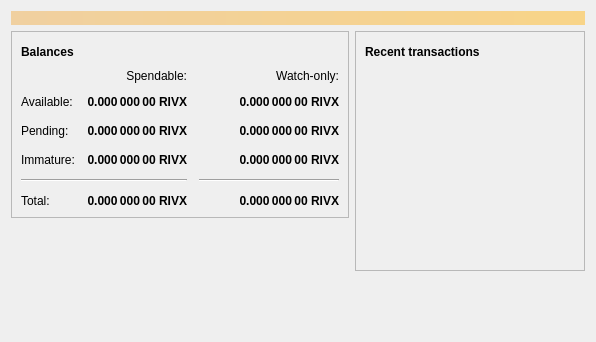
<?xml version="1.0" encoding="UTF-8"?>
<ui version="4.0">
 <class>OverviewPage</class>
 <widget class="QWidget" name="OverviewPage">
  <property name="geometry">
   <rect>
    <x>0</x>
    <y>0</y>
    <width>596</width>
    <height>342</height>
   </rect>
  </property>
  <property name="windowTitle">
   <string>Form</string>
  </property>
  <layout class="QVBoxLayout" name="topLayout">
   <item>
    <widget class="QLabel" name="labelAlerts">
     <property name="visible">
      <bool>false</bool>
     </property>
     <property name="styleSheet">
      <string notr="true">QLabel { background-color: qlineargradient(x1: 0, y1: 0, x2: 1, y2: 0, stop:0 #F0D0A0, stop:1 #F8D488); color:#000000; }</string>
     </property>
     <property name="wordWrap">
      <bool>true</bool>
     </property>
     <property name="margin">
      <number>3</number>
     </property>
     <property name="textInteractionFlags">
      <set>Qt::TextSelectableByMouse</set>
     </property>
    </widget>
   </item>
   <item>
    <layout class="QHBoxLayout" name="horizontalLayout" stretch="1,1">
     <item>
      <layout class="QVBoxLayout" name="verticalLayout_2">
       <item>
        <widget class="QFrame" name="frame">
         <property name="frameShape">
          <enum>QFrame::StyledPanel</enum>
         </property>
         <property name="frameShadow">
          <enum>QFrame::Raised</enum>
         </property>
         <layout class="QVBoxLayout" name="verticalLayout_4">
          <item>
           <layout class="QHBoxLayout" name="horizontalLayout_4">
            <item>
             <widget class="QLabel" name="label_5">
              <property name="font">
               <font>
                <weight>75</weight>
                <bold>true</bold>
               </font>
              </property>
              <property name="text">
               <string>Balances</string>
              </property>
             </widget>
            </item>
            <item>
             <widget class="QPushButton" name="labelWalletStatus">
              <property name="enabled">
               <bool>true</bool>
              </property>
              <property name="maximumSize">
               <size>
                <width>30</width>
                <height>16777215</height>
               </size>
              </property>
              <property name="toolTip">
               <string>The displayed information may be out of date. Your wallet automatically synchronizes with the Bitcoin network after a connection is established, but this process has not completed yet.</string>
              </property>
              <property name="text">
               <string/>
              </property>
              <property name="icon">
               <iconset resource="../bitcoin.qrc">
                <normaloff>:/icons/warning</normaloff>
                <disabledoff>:/icons/warning</disabledoff>:/icons/warning</iconset>
              </property>
              <property name="iconSize">
               <size>
                <width>24</width>
                <height>24</height>
               </size>
              </property>
              <property name="flat">
               <bool>true</bool>
              </property>
             </widget>
            </item>
            <item>
             <spacer name="horizontalSpacer_3">
              <property name="orientation">
               <enum>Qt::Horizontal</enum>
              </property>
              <property name="sizeHint" stdset="0">
               <size>
                <width>40</width>
                <height>20</height>
               </size>
              </property>
             </spacer>
            </item>
           </layout>
          </item>
          <item>
           <layout class="QGridLayout" name="gridLayout">
            <property name="spacing">
             <number>12</number>
            </property>
            <item row="2" column="2">
             <widget class="QLabel" name="labelWatchPending">
              <property name="font">
               <font>
                <weight>75</weight>
                <bold>true</bold>
               </font>
              </property>
              <property name="cursor">
               <cursorShape>IBeamCursor</cursorShape>
              </property>
              <property name="toolTip">
               <string>Unconfirmed transactions to watch-only addresses</string>
              </property>
              <property name="text">
               <string notr="true">0.000 000 00 RIVX</string>
              </property>
              <property name="alignment">
               <set>Qt::AlignRight|Qt::AlignTrailing|Qt::AlignVCenter</set>
              </property>
              <property name="textInteractionFlags">
               <set>Qt::LinksAccessibleByMouse|Qt::TextSelectableByKeyboard|Qt::TextSelectableByMouse</set>
              </property>
             </widget>
            </item>
            <item row="2" column="1">
             <widget class="QLabel" name="labelUnconfirmed">
              <property name="font">
               <font>
                <weight>75</weight>
                <bold>true</bold>
               </font>
              </property>
              <property name="cursor">
               <cursorShape>IBeamCursor</cursorShape>
              </property>
              <property name="toolTip">
               <string>Total of transactions that have yet to be confirmed, and do not yet count toward the spendable balance</string>
              </property>
              <property name="text">
               <string notr="true">0.000 000 00 RIVX</string>
              </property>
              <property name="alignment">
               <set>Qt::AlignRight|Qt::AlignTrailing|Qt::AlignVCenter</set>
              </property>
              <property name="textInteractionFlags">
               <set>Qt::LinksAccessibleByMouse|Qt::TextSelectableByKeyboard|Qt::TextSelectableByMouse</set>
              </property>
             </widget>
            </item>
            <item row="3" column="2">
             <widget class="QLabel" name="labelWatchImmature">
              <property name="font">
               <font>
                <weight>75</weight>
                <bold>true</bold>
               </font>
              </property>
              <property name="cursor">
               <cursorShape>IBeamCursor</cursorShape>
              </property>
              <property name="toolTip">
               <string>Mined balance in watch-only addresses that has not yet matured</string>
              </property>
              <property name="text">
               <string notr="true">0.000 000 00 RIVX</string>
              </property>
              <property name="alignment">
               <set>Qt::AlignRight|Qt::AlignTrailing|Qt::AlignVCenter</set>
              </property>
              <property name="textInteractionFlags">
               <set>Qt::LinksAccessibleByMouse|Qt::TextSelectableByKeyboard|Qt::TextSelectableByMouse</set>
              </property>
             </widget>
            </item>
            <item row="4" column="0" colspan="2">
             <widget class="Line" name="line">
              <property name="orientation">
               <enum>Qt::Horizontal</enum>
              </property>
             </widget>
            </item>
            <item row="4" column="2">
             <widget class="Line" name="lineWatchBalance">
              <property name="sizePolicy">
               <sizepolicy hsizetype="Preferred" vsizetype="Fixed">
                <horstretch>0</horstretch>
                <verstretch>0</verstretch>
               </sizepolicy>
              </property>
              <property name="minimumSize">
               <size>
                <width>140</width>
                <height>0</height>
               </size>
              </property>
              <property name="orientation">
               <enum>Qt::Horizontal</enum>
              </property>
             </widget>
            </item>
            <item row="5" column="0">
             <widget class="QLabel" name="labelTotalText">
              <property name="text">
               <string>Total:</string>
              </property>
             </widget>
            </item>
            <item row="3" column="1">
             <widget class="QLabel" name="labelImmature">
              <property name="font">
               <font>
                <weight>75</weight>
                <bold>true</bold>
               </font>
              </property>
              <property name="cursor">
               <cursorShape>IBeamCursor</cursorShape>
              </property>
              <property name="toolTip">
               <string>Mined balance that has not yet matured</string>
              </property>
              <property name="text">
               <string notr="true">0.000 000 00 RIVX</string>
              </property>
              <property name="alignment">
               <set>Qt::AlignRight|Qt::AlignTrailing|Qt::AlignVCenter</set>
              </property>
              <property name="textInteractionFlags">
               <set>Qt::LinksAccessibleByMouse|Qt::TextSelectableByKeyboard|Qt::TextSelectableByMouse</set>
              </property>
             </widget>
            </item>
            <item row="2" column="3">
             <spacer name="horizontalSpacer_2">
              <property name="orientation">
               <enum>Qt::Horizontal</enum>
              </property>
              <property name="sizeHint" stdset="0">
               <size>
                <width>40</width>
                <height>20</height>
               </size>
              </property>
             </spacer>
            </item>
            <item row="3" column="0">
             <widget class="QLabel" name="labelImmatureText">
              <property name="text">
               <string>Immature:</string>
              </property>
             </widget>
            </item>
            <item row="5" column="1">
             <widget class="QLabel" name="labelTotal">
              <property name="font">
               <font>
                <weight>75</weight>
                <bold>true</bold>
               </font>
              </property>
              <property name="cursor">
               <cursorShape>IBeamCursor</cursorShape>
              </property>
              <property name="toolTip">
               <string>Your current total balance</string>
              </property>
              <property name="text">
               <string notr="true">0.000 000 00 RIVX</string>
              </property>
              <property name="alignment">
               <set>Qt::AlignRight|Qt::AlignTrailing|Qt::AlignVCenter</set>
              </property>
              <property name="textInteractionFlags">
               <set>Qt::LinksAccessibleByMouse|Qt::TextSelectableByKeyboard|Qt::TextSelectableByMouse</set>
              </property>
             </widget>
            </item>
            <item row="5" column="2">
             <widget class="QLabel" name="labelWatchTotal">
              <property name="font">
               <font>
                <weight>75</weight>
                <bold>true</bold>
               </font>
              </property>
              <property name="cursor">
               <cursorShape>IBeamCursor</cursorShape>
              </property>
              <property name="toolTip">
               <string>Current total balance in watch-only addresses</string>
              </property>
              <property name="text">
               <string notr="true">0.000 000 00 RIVX</string>
              </property>
              <property name="alignment">
               <set>Qt::AlignRight|Qt::AlignTrailing|Qt::AlignVCenter</set>
              </property>
              <property name="textInteractionFlags">
               <set>Qt::LinksAccessibleByMouse|Qt::TextSelectableByKeyboard|Qt::TextSelectableByMouse</set>
              </property>
             </widget>
            </item>
            <item row="0" column="2">
             <widget class="QLabel" name="labelWatchonly">
              <property name="text">
               <string>Watch-only:</string>
              </property>
              <property name="alignment">
               <set>Qt::AlignRight|Qt::AlignTrailing|Qt::AlignVCenter</set>
              </property>
             </widget>
            </item>
            <item row="1" column="0">
             <widget class="QLabel" name="labelBalanceText">
              <property name="text">
               <string>Available:</string>
              </property>
             </widget>
            </item>
            <item row="1" column="1">
             <widget class="QLabel" name="labelBalance">
              <property name="font">
               <font>
                <weight>75</weight>
                <bold>true</bold>
               </font>
              </property>
              <property name="cursor">
               <cursorShape>IBeamCursor</cursorShape>
              </property>
              <property name="toolTip">
               <string>Your current spendable balance</string>
              </property>
              <property name="text">
               <string notr="true">0.000 000 00 RIVX</string>
              </property>
              <property name="alignment">
               <set>Qt::AlignRight|Qt::AlignTrailing|Qt::AlignVCenter</set>
              </property>
              <property name="textInteractionFlags">
               <set>Qt::LinksAccessibleByMouse|Qt::TextSelectableByKeyboard|Qt::TextSelectableByMouse</set>
              </property>
             </widget>
            </item>
            <item row="1" column="2">
             <widget class="QLabel" name="labelWatchAvailable">
              <property name="font">
               <font>
                <weight>75</weight>
                <bold>true</bold>
               </font>
              </property>
              <property name="cursor">
               <cursorShape>IBeamCursor</cursorShape>
              </property>
              <property name="toolTip">
               <string>Your current balance in watch-only addresses</string>
              </property>
              <property name="text">
               <string notr="true">0.000 000 00 RIVX</string>
              </property>
              <property name="alignment">
               <set>Qt::AlignRight|Qt::AlignTrailing|Qt::AlignVCenter</set>
              </property>
              <property name="textInteractionFlags">
               <set>Qt::LinksAccessibleByMouse|Qt::TextSelectableByKeyboard|Qt::TextSelectableByMouse</set>
              </property>
             </widget>
            </item>
            <item row="2" column="0">
             <widget class="QLabel" name="labelPendingText">
              <property name="text">
               <string>Pending:</string>
              </property>
             </widget>
            </item>
            <item row="0" column="1">
             <widget class="QLabel" name="labelSpendable">
              <property name="text">
               <string>Spendable:</string>
              </property>
              <property name="alignment">
               <set>Qt::AlignRight|Qt::AlignTrailing|Qt::AlignVCenter</set>
              </property>
             </widget>
            </item>
           </layout>
          </item>
         </layout>
        </widget>
       </item>
       <item>
        <spacer name="verticalSpacer">
         <property name="orientation">
          <enum>Qt::Vertical</enum>
         </property>
         <property name="sizeHint" stdset="0">
          <size>
           <width>20</width>
           <height>40</height>
          </size>
         </property>
        </spacer>
       </item>
      </layout>
     </item>
     <item>
      <layout class="QVBoxLayout" name="verticalLayout_3">
       <item>
        <widget class="QFrame" name="frame_2">
         <property name="frameShape">
          <enum>QFrame::StyledPanel</enum>
         </property>
         <property name="frameShadow">
          <enum>QFrame::Raised</enum>
         </property>
         <layout class="QVBoxLayout" name="verticalLayout">
          <item>
           <layout class="QHBoxLayout" name="horizontalLayout_2">
            <item>
             <widget class="QLabel" name="label_4">
              <property name="font">
               <font>
                <weight>75</weight>
                <bold>true</bold>
               </font>
              </property>
              <property name="text">
               <string>Recent transactions</string>
              </property>
             </widget>
            </item>
            <item>
             <widget class="QPushButton" name="labelTransactionsStatus">
              <property name="enabled">
               <bool>true</bool>
              </property>
              <property name="maximumSize">
               <size>
                <width>30</width>
                <height>16777215</height>
               </size>
              </property>
              <property name="toolTip">
               <string>The displayed information may be out of date. Your wallet automatically synchronizes with the Bitcoin network after a connection is established, but this process has not completed yet.</string>
              </property>
              <property name="text">
               <string/>
              </property>
              <property name="icon">
               <iconset resource="../bitcoin.qrc">
                <normaloff>:/icons/warning</normaloff>
                <disabledoff>:/icons/warning</disabledoff>:/icons/warning</iconset>
              </property>
              <property name="iconSize">
               <size>
                <width>24</width>
                <height>24</height>
               </size>
              </property>
              <property name="flat">
               <bool>true</bool>
              </property>
             </widget>
            </item>
            <item>
             <spacer name="horizontalSpacer">
              <property name="orientation">
               <enum>Qt::Horizontal</enum>
              </property>
              <property name="sizeHint" stdset="0">
               <size>
                <width>40</width>
                <height>20</height>
               </size>
              </property>
             </spacer>
            </item>
           </layout>
          </item>
          <item>
           <widget class="QListView" name="listTransactions">
            <property name="styleSheet">
             <string notr="true">QListView { background: transparent; }</string>
            </property>
            <property name="frameShape">
             <enum>QFrame::NoFrame</enum>
            </property>
            <property name="verticalScrollBarPolicy">
             <enum>Qt::ScrollBarAlwaysOff</enum>
            </property>
            <property name="horizontalScrollBarPolicy">
             <enum>Qt::ScrollBarAlwaysOff</enum>
            </property>
            <property name="selectionMode">
             <enum>QAbstractItemView::NoSelection</enum>
            </property>
           </widget>
          </item>
         </layout>
        </widget>
       </item>
       <item>
        <spacer name="verticalSpacer_2">
         <property name="orientation">
          <enum>Qt::Vertical</enum>
         </property>
         <property name="sizeHint" stdset="0">
          <size>
           <width>20</width>
           <height>40</height>
          </size>
         </property>
        </spacer>
       </item>
      </layout>
     </item>
    </layout>
   </item>
  </layout>
 </widget>
 <resources/>
 <connections/>
</ui>
